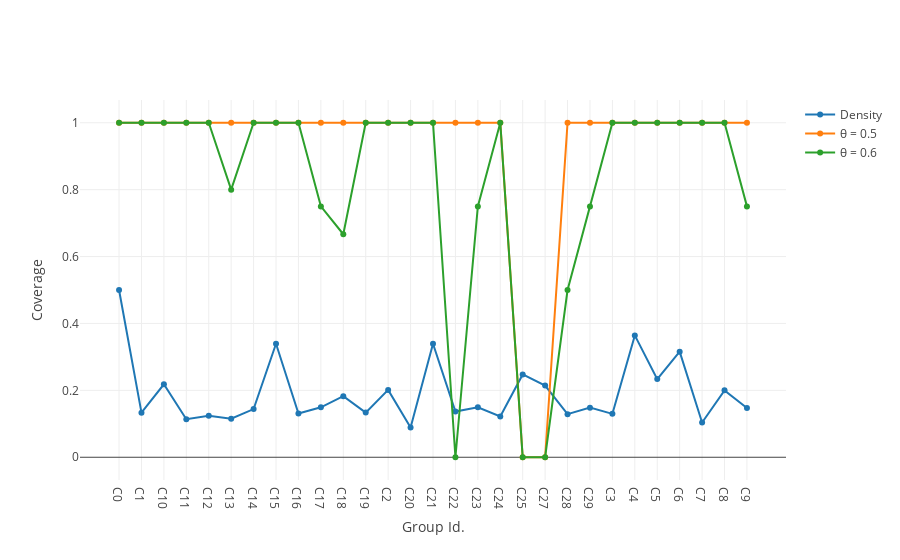

The notebook cell this image was saved under:
### Code cell
trace1 = go.Scatter(
    x=finalDF.index.values,
    y=finalDF.cover.values,
    mode='lines+markers',
    name='Density'
)
trace2 = go.Scatter(
    x=finalDF.index.values,
    y=finalDF.sim05.values,
    mode='lines+markers',
    name='θ = 0.5'
)

trace3 = go.Scatter(
    x=finalDF.index.values,
    y=finalDF.sim075.values,
    mode='lines+markers',
    name='θ = 0.6'
)

data = [trace1, trace2, trace3]
layout = go.Layout(xaxis=dict(title="Group Id."), yaxis=dict(title='Coverage'))
figure = go.Figure(data=data, layout=layout)

iplot(figure, filename='cover-per-group')

### Figure 1 — Plotly figure (JSON) as saved in the notebook; plotly's stock layout.template omitted (floating-point values rounded to 4 significant figures)
{"data": [{"mode": "lines+markers", "name": "Density", "type": "scatter", "x": ["C0", "C1", "C10", "C11", "C12", "C13", "C14", "C15", "C16", "C17", "C18", "C19", "C2", "C20", "C21", "C22", "C23", "C24", "C25", "C27", "C28", "C29", "C3", "C4", "C5", "C6", "C7", "C8", "C9"], "y": [0.5, 0.1332, 0.2182, 0.1136, 0.124, 0.1151, 0.1441, 0.3393, 0.1307, 0.1494, 0.1826, 0.1335, 0.2013, 0.08904, 0.3393, 0.1365, 0.1492, 0.1222, 0.2476, 0.2143, 0.1289, 0.1483, 0.1297, 0.3643, 0.2336, 0.3157, 0.1038, 0.2, 0.1472]}, {"mode": "lines+markers", "name": "θ = 0.5", "type": "scatter", "x": ["C0", "C1", "C10", "C11", "C12", "C13", "C14", "C15", "C16", "C17", "C18", "C19", "C2", "C20", "C21", "C22", "C23", "C24", "C25", "C27", "C28", "C29", "C3", "C4", "C5", "C6", "C7", "C8", "C9"], "y": [1, 1, 1, 1, 1, 1, 1, 1, 1, 1, 1, 1, 1, 1, 1, 1, 1, 1, 0, 0, 1, 1, 1, 1, 1, 1, 1, 1, 1]}, {"mode": "lines+markers", "name": "θ = 0.6", "type": "scatter", "x": ["C0", "C1", "C10", "C11", "C12", "C13", "C14", "C15", "C16", "C17", "C18", "C19", "C2", "C20", "C21", "C22", "C23", "C24", "C25", "C27", "C28", "C29", "C3", "C4", "C5", "C6", "C7", "C8", "C9"], "y": [1, 1, 1, 1, 1, 0.8, 1, 1, 1, 0.75, 0.6667, 1, 1, 1, 1, 0, 0.75, 1, 0, 0, 0.5, 0.75, 1, 1, 1, 1, 1, 1, 0.75]}], "layout": {"xaxis": {"title": "Group Id."}, "yaxis": {"title": "Coverage"}}}
